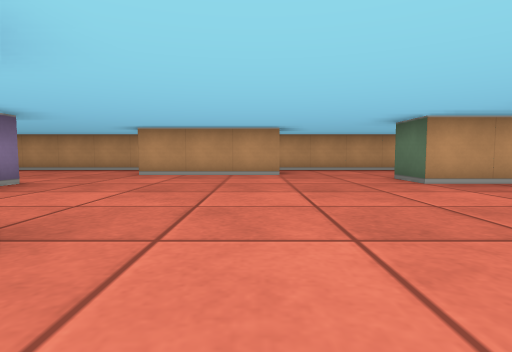
view 1 (above)

14 first-person views from a walk through a cub3D maze. The camera is about half as high as the walls, tilts 4° down and sees 80° across. The floor is counted in squares. Each view is taken from the middle of a square. On the plan, view 1 faces up. The plan holds only what a view shows up to about 9 squares ahead; the rest is blank.

view 2
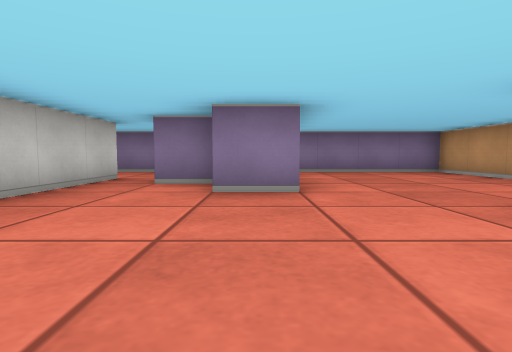

view 3
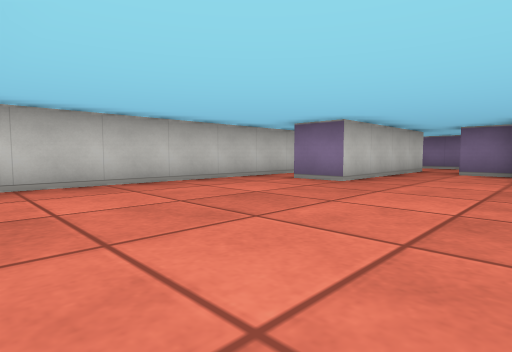

view 4
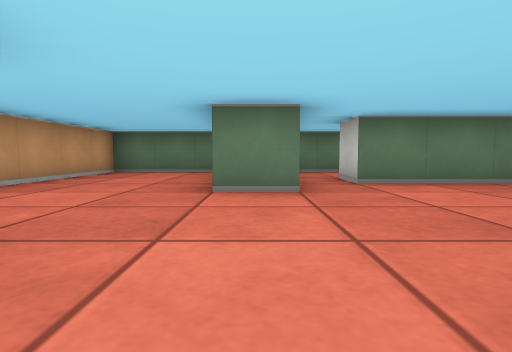

view 5
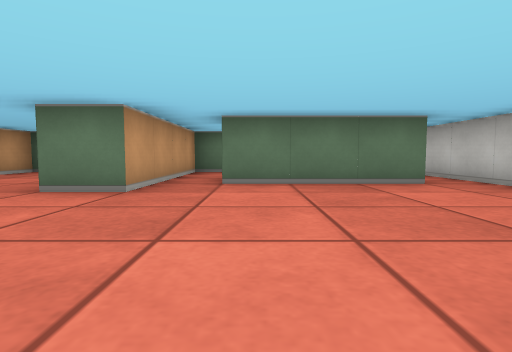

view 6
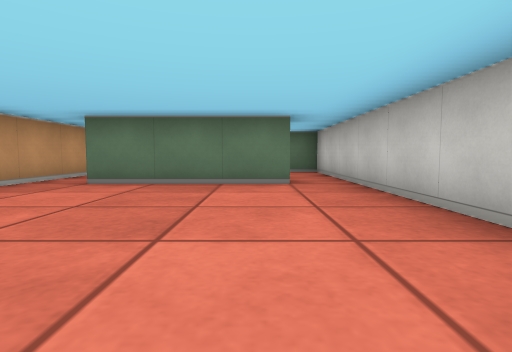

view 7
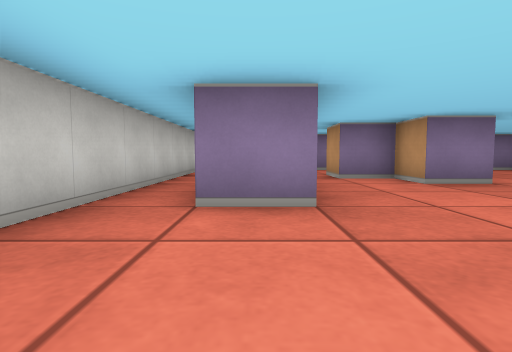

view 8
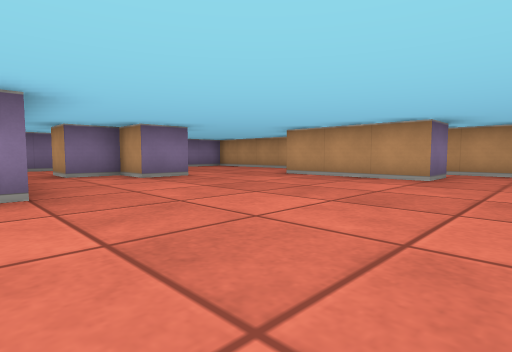

view 9
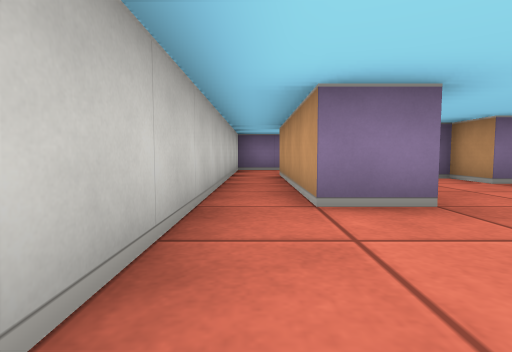

view 10
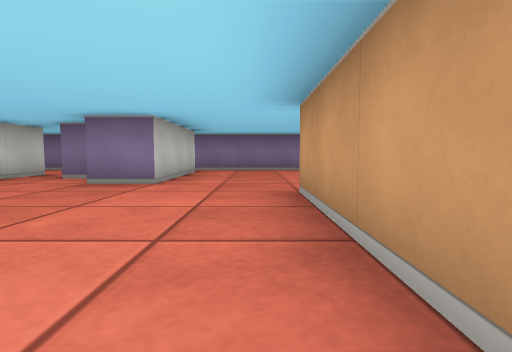

view 11
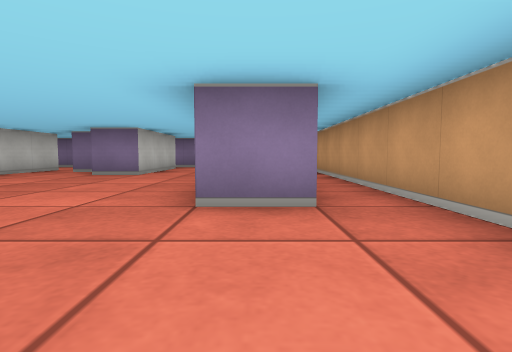

view 12
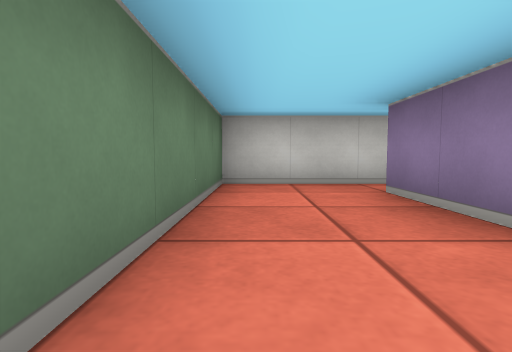

view 13
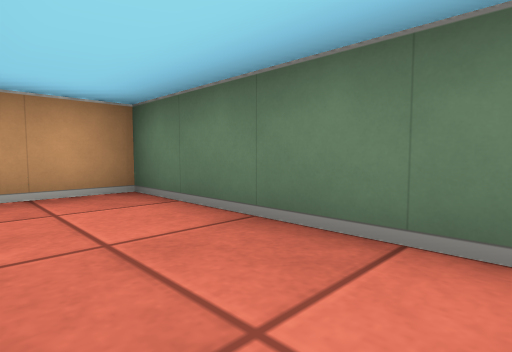

view 14
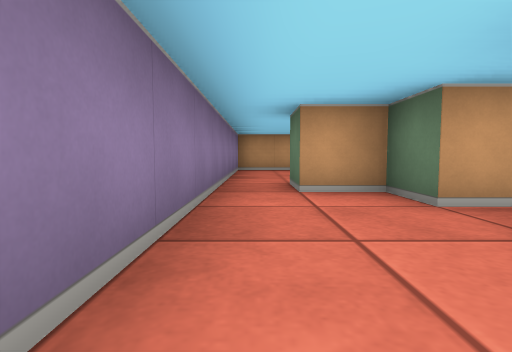

### Floor plan
Ten units are one square. View 1 is at (0, 0); x grows to the right and y downward. Boxes are objects, and circles mark ways between rooms. Rooms are numbered by the first view taken in them; rooms with no view inside come last. Other rooms are left out.
<svg viewBox="-80 -90 150 100">
<path fill="none" stroke="#000" d="M-35 -35 -45 -35 -45 -25M5 -76 5 -65 -25 -65M45 -45 25 -45 25 -55M35 -4 35 -35 45 -35M-45 -15 -15 -15 -15 -5 -54 -5M65 -60 65 -85 5 -85M-75 -15 -75 5 45 5M45 -22 45 -5M45 5 65 5 65 -45 45 -45M-65 -35 -65 -45 -35 -45 -35 -35M5 -85 -75 -85 -75 -35M-55 -15 -45 -15M-45 -25 -55 -25 -55 -35 -65 -35M-75 -35 -75 -15"/>
<circle cx="40" cy="-40" r="3" fill="#2a7"/>
<circle cx="40" cy="0" r="3" fill="#2a7"/>
<circle cx="-22" cy="-58" r="3" fill="#2a7"/>
<circle cx="-40" cy="-20" r="3" fill="#2a7"/>
<circle cx="-65" cy="-10" r="3" fill="#2a7"/>
<circle cx="-70" cy="-40" r="3" fill="#2a7"/>
<text x="0" y="-40">1</text>
<text x="50" y="-20">2</text>
<text x="-50" y="-60">3</text>
<text x="-60" y="-20">4</text>
</svg>
Room 1 opens to room 2. Room 1 opens to room 3. Room 1 opens to room 4. Room 3 opens to room 4.

Where each view was taken, in squares from view 1:
view 1: 0 up, 0 right, facing up
view 2: 4 up, 0 right, facing left
view 3: 4 up, 3 right, facing down-left
view 4: 5 up, 1 left, facing right
view 5: 3 up, 1 left, facing right
view 6: 1 up, 1 left, facing right
view 7: 1 up, 1 right, facing left
view 8: 1 up, 2 right, facing up-left
view 9: 0 up, 1 right, facing left
view 10: 6 up, 1 right, facing left
view 11: 7 up, 3 right, facing left
view 12: 4 up, 6 right, facing down
view 13: 1 up, 5 right, facing up-right
view 14: 0 up, 7 left, facing up
